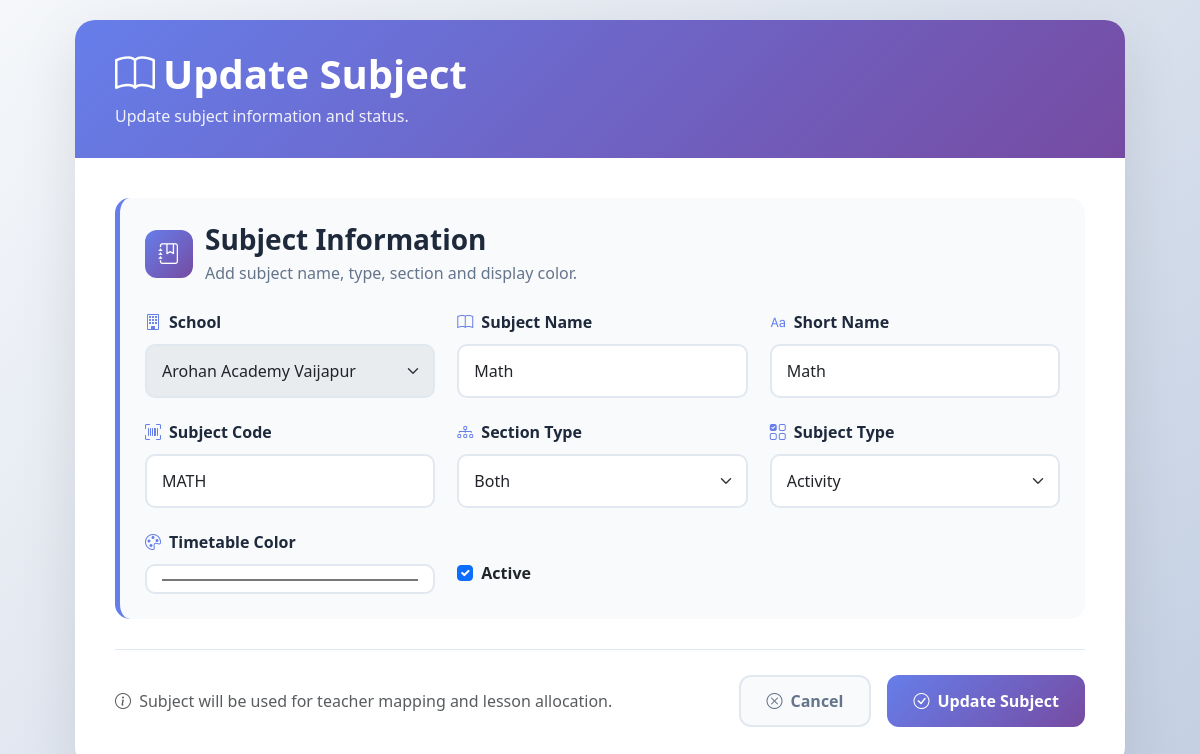
/subjects/22/update/ (signed in), run on the app's committed database.
### Subjects/models.py (models this page shows, shortened)
class Subject(models.Model):
    SECTION_CHOICES = (
        ("Pre-Primary", "Pre-Primary"),
        ("PRIMARY", "Primary"),
        ("SECONDARY", "Secondary"),
        ("Senior-Secondary", "Senior-Secondary"),
        ("BOTH", "Both"),
    )
    SUBJECT_TYPE_CHOICES = (
        ("THEORY", "Theory"),
        ("PRACTICAL", "Practical"),
        ("ACTIVITY", "Activity"),
    )
    school = models.ForeignKey(
        School,
        on_delete=models.CASCADE
    )
    timetable = models.ForeignKey(
        "Timetables.Timetable",
        on_delete=models.CASCADE,
        null=True,
        blank=True,
        related_name="subjects"
    )
    name = models.CharField(max_length=100)
    short_name = models.CharField(
        max_length=30,
        blank=True
    )
    code = models.CharField(
        max_length=50,
        blank=True
    )
    section_type = models.CharField(
        max_length=20,
        choices=SECTION_CHOICES,
        default="BOTH"
    )
    subject_type = models.CharField(
        max_length=20,
        choices=SUBJECT_TYPE_CHOICES,
        default="THEORY"
    )
    color_code = models.CharField(
        max_length=20,
        default="#0d6efd"
    )
    is_active = models.BooleanField(default=True)

### Subjects/views.py (the view)
# urls.py: path("subjects/<int:pk>/update/", views.subject_update, name="subject_update"),
@login_required
@log_exceptions
def subject_update(request, pk):
    subject = get_school_object_or_404(request, Subject.objects.all(), pk=pk)
    current_school = get_current_school(request)
    timetable_scope = subject.timetable
    if request.method == "POST":
        form = SubjectForm(request.POST, instance=subject, current_school=current_school)
        _scope_subject_form(form, timetable_scope)
        if form.is_valid():
            form.save()
            messages.success(request, "Subject updated successfully.")
            return HttpResponse("""
            <script>
            window.close();
            </script>
            """)
    else:
        form = SubjectForm(instance=subject, current_school=current_school)
        _scope_subject_form(form, timetable_scope)
    return render(request, "subject_form.html", {
        "form": form,
        "title": "Update Subject",
        "subtitle": "Update subject information and status.",
        "button_text": "Update Subject",
    })

### Subjects/forms.py (shortened to what this page needs)
class SubjectForm(CurrentSchoolFormMixin, forms.ModelForm):
    class Meta:
        model = Subject
        fields = [
            "school",
            "name",
            "short_name",
            "code",
            "section_type",
            "subject_type",
            "color_code",
            "is_active",
        ]
        widgets = {
            "school": forms.Select(attrs={"class": "form-select"}),
            "name": forms.TextInput(attrs={"class": "form-control", "placeholder": "Mathematics / Science / English"}),
            "short_name": forms.TextInput(attrs={"class": "form-control", "placeholder": "Maths / Sci / Eng"}),
            "code": forms.TextInput(attrs={"class": "form-control", "placeholder": "MATH101"}),
            "section_type": forms.Select(attrs={"class": "form-select"}),
            "subject_type": forms.Select(attrs={"class": "form-select"}),
            "color_code": forms.TextInput(attrs={"class": "form-control", "type": "color"}),
            "is_active": forms.CheckboxInput(attrs={"class": "form-check-input"}),
        }

### AI_TIMETABLE_SAAS/logging_utils.py (called while the page is built)
def log_exceptions(func):
    @functools.wraps(func)
    def wrapper(*args, **kwargs):
        qualified_name = f"{func.__module__}.{func.__qualname__}"
        try:
            result = func(*args, **kwargs)
        except Exception as error:
            request = _request_from_call(args, kwargs)
            if not request or not _is_response_handler(func):
                raise
            content = render_to_string(
                "accounts/404.html",
                _error_context(error, qualified_name),
            )
            return HttpResponse(content, status=404)
        return result
    return wrapper

### AI_TIMETABLE_SAAS/tenancy.py (called while the page is built)
@log_exceptions
def set_current_tenant_db(alias):
    return _current_tenant_db.set(alias)

@log_exceptions
def reset_current_tenant_db(token):
    _current_tenant_db.reset(token)

@log_exceptions
def configured_tenant_databases():
    return set(getattr(settings, "SCHOOL_TENANT_DATABASES", ()))

### Accounts/context_processors.py (called while the page is built)
@log_exceptions
def school_context(request):
    if not request.user.is_authenticated:
        return {}
    return school_context_for_request(request)

### Accounts/utils.py (called while the page is built)
@log_exceptions
def get_current_school_user(request):
    school = get_current_school(request)
    if not school:
        return None
    return SchoolUser.objects.select_related("school", "user").filter(
        school=school,
        user=request.user,
        is_active=True,
        school__is_active=True,
    ).first()

### Subjects/templates/subject_form.html (shortened to what this page needs)
<!DOCTYPE html>
<html lang="en">
<head>
    <link href="https://cdn.jsdelivr.net/npm/bootstrap@5.3.0/dist/css/bootstrap.min.css" rel="stylesheet">
    <link rel="stylesheet" href="https://cdn.jsdelivr.net/npm/bootstrap-icons@1.10.0/font/bootstrap-icons.css">
    <link rel="stylesheet" href="https://cdn.jsdelivr.net/npm/choices.js/public/assets/styles/choices.min.css">
</head>
<body>
<div class="form-container">
    <div class="form-header">
        <h1><i class="bi bi-book me-2"></i>{{ title }}</h1>
        <p>{{ subtitle }}</p>
    </div>
    <form method="POST" class="form-body">
        {% if bulk_create %}
        <div class="form-section">
            <div class="section-title">
                <div class="section-title-icon">
                    <i class="bi bi-journal-bookmark"></i>
                </div>
                <div>
                    <h3>Quick Subject Rows</h3>
                    <p>Edit starter subjects, remove rows you do not need, then save.</p>
                </div>
            </div>
            <button type="button" class="btn btn-primary btn-sm mb-3" onclick="addSubjectRow()">
                <i class="bi bi-plus-circle"></i> Add Subject Row
            </button>
            <div class="table-responsive">
                <table class="table table-bordered align-middle subject-table">
                    <thead class="table-light">
                    <tr>
                        <th>Name</th>
                        <th>Short</th>
                        <th>Code</th>
                        <th>Section</th>
                        <th>Type</th>
                        <th>Color</th>
                        <th>Active</th>
                        <th>Action</th>
                    </tr>
                    </thead>
                    <tbody id="subjectRowsBody"></tbody>
                </table>
            </div>
        </div>
        {% else %}
            <div class="form-section">
                <div class="section-title">
                    <div class="section-title-icon">
                        <i class="bi bi-journal-bookmark"></i>
                    </div>
                    <div>
                        <h3>Subject Information</h3>
                        <p>Add subject name, type, section and display color.</p>
                    </div>
                </div>
                <div class="form-grid">
                    <div><label class="form-label"><i class="bi bi-building"></i> School</label>{{ form.school }}{{ form.school.errors }}</div>
                    <div><label class="form-label"><i class="bi bi-book"></i> Subject Name</label>{{ form.name }}{{ form.name.errors }}</div>
                    <div><label class="form-label"><i class="bi bi-type"></i> Short Name</label>{{ form.short_name }}{{ form.short_name.errors }}</div>
                    <div><label class="form-label"><i class="bi bi-upc-scan"></i> Subject Code</label>{{ form.code }}{{ form.code.errors }}</div>
                    <div><label class="form-label"><i class="bi bi-diagram-3"></i> Section Type</label>{{ form.section_type }}{{ form.section_type.errors }}</div>
                    <div><label class="form-label"><i class="bi bi-ui-checks-grid"></i> Subject Type</label>{{ form.subject_type }}{{ form.subject_type.errors }}</div>
                    <div><label class="form-label"><i class="bi bi-palette"></i> Timetable Color</label>{{ form.color_code }}{{ form.color_code.errors }}</div>
                    <div class="d-flex align-items-center pt-4"><div class="form-check">{{ form.is_active }}<label class="form-check-label fw-semibold">Active</label></div></div>
                </div>
            </div>
        {% endif %}
        <div class="form-actions">
            <div class="text-muted">
                <i class="bi bi-info-circle me-1"></i>
                Subject will be used for teacher mapping and lesson allocation.
            </div>
            <div class="d-flex gap-3">
                <button type="button" class="btn btn-secondary" onclick="window.close()">
                    <i class="bi bi-x-circle"></i> Cancel
                </button>
                <button type="submit" class="btn btn-primary">
                    <i class="bi bi-check-circle"></i> {{ button_text }}
                </button>
            </div>
        </div>
    </form>
</div>
</body>
</html>

### Subjects/templates/subject_form.html (style rules this page uses)
:root { --primary-color: #667eea; --secondary-color: #764ba2; --light-bg: #f8fafc; --border-color: #e2e8f0; --text-primary: #1e293b; --text-secondary: #64748b; }
body { background: linear-gradient(135deg, #f5f7fa, #c3cfe2); min-height: 100vh; padding: 20px; font-family: 'Segoe UI', Tahoma, Geneva, Verdana, sans-serif; }
.form-container { max-width: 1050px; margin: 0 auto; background: #fff; border-radius: 20px; box-shadow: 0 20px 60px rgba(0,0,0,.1); overflow: hidden; }
.form-header { background: linear-gradient(135deg, var(--primary-color), var(--secondary-color)); color: #fff; padding: 30px 40px; }
.form-header h1 { font-weight: 700; margin-bottom: 6px; }
.form-header p { opacity: .9; margin: 0; }
.form-body { padding: 40px; }
.form-section { background: var(--light-bg); border-radius: 15px; padding: 25px; margin-bottom: 30px; border-left: 5px solid var(--primary-color); }
.section-title { display: flex; align-items: center; gap: 12px; margin-bottom: 25px; }
.section-title-icon { width: 48px; height: 48px; background: linear-gradient(135deg, var(--primary-color), var(--secondary-color)); border-radius: 12px; display: flex; align-items: center; justify-content: center; color: #fff; font-size: 1.3rem; }
.section-title h3 { margin: 0; font-weight: 700; color: var(--text-primary); }
.section-title p { margin: 4px 0 0; color: var(--text-secondary); }
.form-grid { display: grid; grid-template-columns: repeat(auto-fit, minmax(260px, 1fr)); gap: 22px; }
.form-label { font-weight: 600; color: var(--text-primary); margin-bottom: 10px; display: flex; gap: 8px; align-items: center; }
.form-label i { color: var(--primary-color); }
.form-control, .form-select { border: 2px solid var(--border-color); border-radius: 10px; padding: 13px 15px; }
.form-actions { background: #fff; padding-top: 25px; border-top: 1px solid var(--border-color); display: flex; justify-content: space-between; align-items: center; gap: 20px; }
.btn { padding: 12px 26px; border-radius: 12px; font-weight: 600; display: inline-flex; align-items: center; gap: 8px; }
.btn-primary { background: linear-gradient(135deg, var(--primary-color), var(--secondary-color)); border: none; }
.btn-secondary { background: var(--light-bg); color: var(--text-secondary); border: 2px solid var(--border-color); }

### data on the page
Subject: school "Arohan Academy Vaijapur", name "Math", short_name "Math", code "MATH", section_type "Both", subject_type "Activity", color_code "#65a30d", is_active "☑"

### other printed values
{{ title }} "Update Subject"
{{ subtitle }} "Update subject information and status."
{{ button_text }} "Update Subject"
